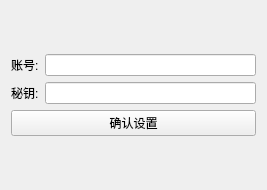
<?xml version="1.0" encoding="UTF-8"?>
<ui version="4.0">
 <class>Form</class>
 <widget class="QWidget" name="Form">
  <property name="geometry">
   <rect>
    <x>0</x>
    <y>0</y>
    <width>267</width>
    <height>190</height>
   </rect>
  </property>
  <property name="windowTitle">
   <string>Form</string>
  </property>
  <layout class="QVBoxLayout" name="verticalLayout">
   <item>
    <layout class="QGridLayout" name="gridLayout">
     <item row="1" column="0">
      <widget class="BodyLabel" name="BodyLabel_2">
       <property name="text">
        <string>秘钥:</string>
       </property>
      </widget>
     </item>
     <item row="0" column="0">
      <widget class="BodyLabel" name="BodyLabel">
       <property name="text">
        <string>账号:</string>
       </property>
      </widget>
     </item>
     <item row="1" column="1">
      <widget class="PasswordLineEdit" name="PasswordLineEdit"/>
     </item>
     <item row="0" column="1">
      <widget class="LineEdit" name="LineEdit"/>
     </item>
     <item row="2" column="0" colspan="2">
      <widget class="PrimaryPushButton" name="PrimaryPushButton">
       <property name="text">
        <string>确认设置</string>
       </property>
      </widget>
     </item>
    </layout>
   </item>
  </layout>
 </widget>
 <customwidgets>
  <customwidget>
   <class>PushButton</class>
   <extends>QPushButton</extends>
   <header>qfluentwidgets</header>
  </customwidget>
  <customwidget>
   <class>PrimaryPushButton</class>
   <extends>PushButton</extends>
   <header>qfluentwidgets</header>
  </customwidget>
  <customwidget>
   <class>BodyLabel</class>
   <extends>QLabel</extends>
   <header>qfluentwidgets</header>
  </customwidget>
  <customwidget>
   <class>LineEdit</class>
   <extends>QLineEdit</extends>
   <header>qfluentwidgets</header>
  </customwidget>
  <customwidget>
   <class>PasswordLineEdit</class>
   <extends>LineEdit</extends>
   <header>qfluentwidgets</header>
  </customwidget>
 </customwidgets>
 <resources/>
 <connections/>
</ui>
